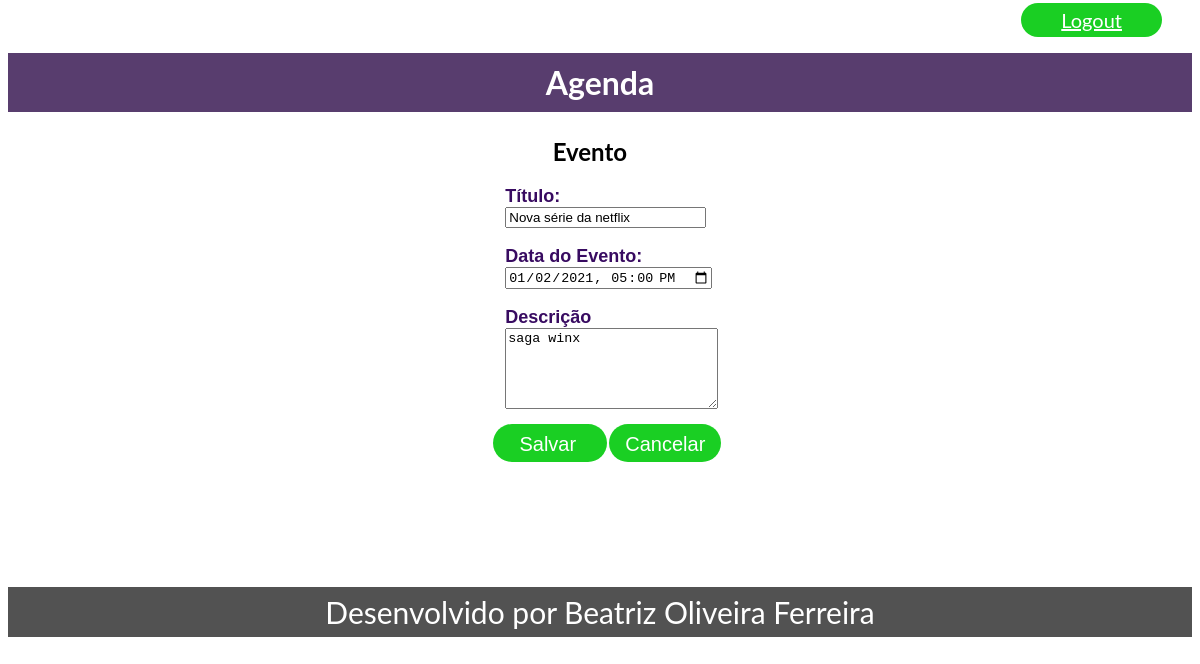
The app's page /agenda/evento/?id=15 (signed in) with its own data.
### core/models.py (models this page shows, shortened)
class Evento(models.Model):
    titulo = models.CharField(max_length=100)
    descricao = models.TextField(blank=True, null=True)
    data_evento = models.DateTimeField(verbose_name='Data do evento')
    data_criacao = models.DateTimeField(auto_now=True)
    usuario = models.ForeignKey(User, on_delete=models.CASCADE)
    class Meta:
        db_table = 'evento'
    def get_data_input_evento(self):
        return self.data_evento.strftime('%Y-%m-%dT%H:%M')

### core/views.py (the view)
# urls.py: path('agenda/evento/', views.evento),
@login_required(login_url='/login/')
def evento(request):
    id_evento = request.GET.get('id')
    dados = {}
    if id_evento:
        dados['evento'] = Evento.objects.get(id=id_evento)
    return render(request, 'evento.html', dados)

### templates/evento.html (shortened to what this page needs)
{% extends "model-page.html" %}
{% block content %}
<h2>Evento</h2>
<form action="submit" method="POST">{% csrf_token %}
    <label>Título: </label>
    <br>
    <input type="text" name="titulo" size="22" value="{{ evento.titulo }}">
    <br><br>
    <label>Data do Evento: </label>
    <br>
    <input type="datetime-local" name="data_evento" size="22" value="{{ evento.get_data_input_evento }}">
    <br><br>
    <label>Descrição</label>
    <br>
    <textarea name="descricao" rows="5" cols="24">{{ evento.descricao }}</textarea>
    <br><br>
    <a class="salvar">
        <button type="submit" class="nomeSalvar">Salvar</button>
    </a>
    <a href="/" class="cancelar">
        <button type="button" class="nomeCancelar">Cancelar</button>
    </a>
</form>
{% endblock %}

### templates/model-header.html (style rules this page uses)
a { font-family: 'Lato', sans-serif; max-width: 900px; margin: 70px 30px 6px 30px; padding: 5px 40px 5px 40px; font-size: 20px; color: white; border-radius: 30px; background-color: rgb(26, 207, 35); }

### templates/evento.html (style rules this page uses)
h2 { margin-top: 25px; margin-left: 46%; font-family: 'Lato', sans-serif; }
.salvar { font-family: font-family: 'Lato', sans-serif; margin-left: 0; border: none; padding: 7px 20px 7px 20px; font-size: 20px; color: white; background-color: rgb(26, 207, 35); margin-left: 41%; }
.cancelar { font-family: font-family: 'Lato', sans-serif; margin-left: -28px; padding: 7px 10px 7px 10px; font-size: 20px; color: white; background-color: rgb(26, 207, 35); }
.nomeSalvar { border: none; background-color: rgb(26, 207, 35); color: white; font-size: 20px; }
.nomeCancelar { border: none; background-color: rgb(26, 207, 35); color: white; font-size: 20px; }
label { font-family: sans-serif; color: #380B61; font-weight: bold; font-size: 18px }
form { align-items: center; }
form label { font-family: sans-serif; margin-left: 42%; }
input { margin-left: 42%; }
textarea { margin-left: 42%; }

### records on screen
Evento: titulo "Nova série da netflix", data_evento "01/02/2021 17:00", descricao "saga winx"
